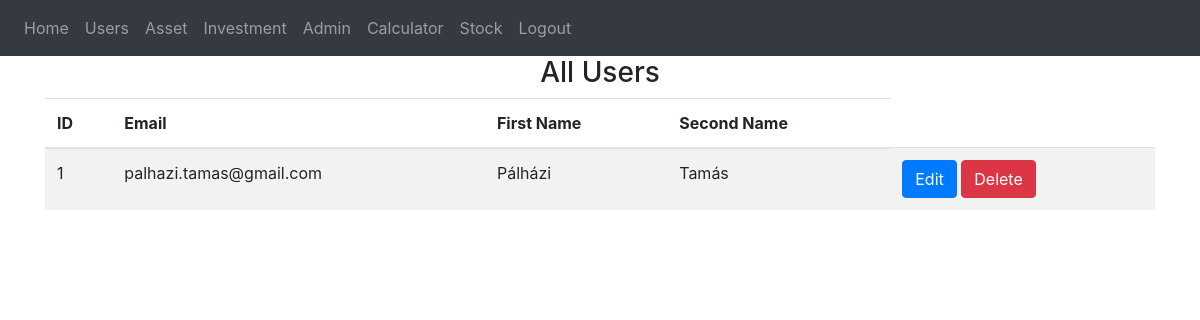
The app's page /all-users (signed in) with its own data.
### website/models.py (models this page shows)
class User(db.Model, UserMixin):
    id = db.Column(db.Integer, primary_key=True)
    email = db.Column(db.String(150), unique=True)
    password = db.Column(db.String(150))
    first_name = db.Column(db.String(150))
    second_name = db.Column(db.String(150))
    notes = db.relationship('Note')
    is_approved = db.Column(db.Boolean, default=False)
    investments = db.relationship('Investment', back_populates='user', cascade='save-update, merge, refresh-expire')

### website/views.py (the view)
@views.route('/all-users', methods=['GET'])
@login_required
def all_users():
    users = User.query.all()
    return render_template("all_users.html", users=users, user=current_user)

### website/__init__.py (called while the page is built)
def create_app():
    app = Flask(__name__)
    app.config['SECRET_KEY'] = 'hjshjhdjah kjshkjdhjs'
    app.config['SQLALCHEMY_DATABASE_URI'] = f'sqlite:///{DB_NAME}'
    db.init_app(app)
    from .views import views
    from .auth import auth
    app.register_blueprint(views, url_prefix='/')
    app.register_blueprint(auth, url_prefix='/')
    from .models import User, Note
    with app.app_context():
        db.create_all()
    login_manager = LoginManager()
    login_manager.login_view = 'auth.login'
    login_manager.init_app(app)
    @login_manager.user_loader
    def load_user(id):
        return User.query.get(int(id))
    return app

### website/templates/all_users.html (shortened to what this page needs)
{% extends "base.html" %}
{% block content %}
    <h3 align="center">All Users</h3>
    <table class="table table-striped">
        <thead>
            <tr>
                <th scope="col">ID</th>
                <th scope="col">Email</th>
                <th scope="col">First Name</th>
                <th scope="col">Second Name</th>
            </tr>
        </thead>
        <tbody>
            {% for user in users %}
                <tr>
                    <td>{{ user.id }}</td>
                    <td>{{ user.email }}</td>
                    <td>{{ user.first_name }}</td>
                    <td>{{ user.second_name }}</td>
                    <td>
                        <a href="{{ url_for('views.edit_user', user_id=user.id) }}" class="btn btn-primary">Edit</a>
                        <a href="{{ url_for('views.delete_user', user_id=user.id) }}" class="btn btn-danger">Delete</a>
                      </td>
                </tr>
            {% endfor %}
        </tbody>
    </table>
{% endblock %}

### records on screen
User: id "1", email "palhazi.tamas@gmail.com", first_name "Pálházi", second_name "Tamás"
